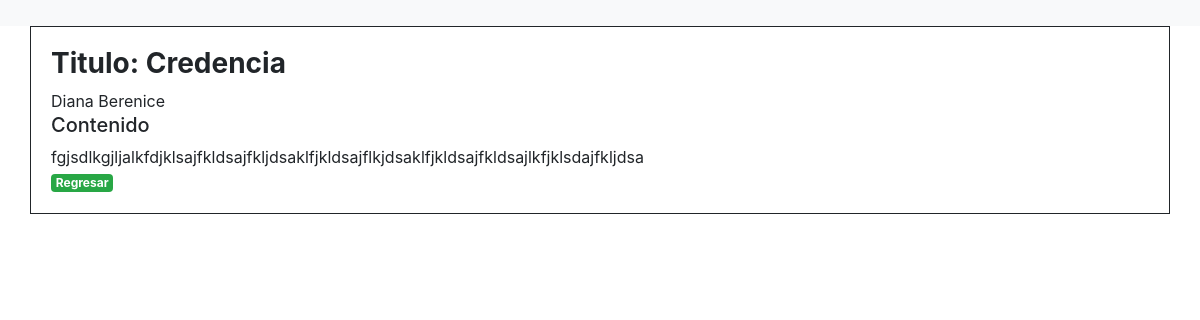
The app's page /critca/2 with its own data.
### critica/models.py (models this page shows, shortened)
class Critica(models.Model):
	user=models.CharField(max_length=100)
	titulo=models.CharField(max_length=100)
	categoria=models.ForeignKey(Categoria, null=True, blank=True, on_delete=models.CASCADE)
	timestap=models.DateTimeField(auto_now_add=True)
	contenido=models.TextField(blank=True)
	calificacion=models.IntegerField(null=True, blank=True)

### critica/views.py (the view)
# urls.py: path('critca/<int:pk>',views.DetailCritica.as_view(), name='detail_view'),
class DetailCritica(generic.DetailView):
	template_name="critica/detail_critica.html"
	model=Critica

### templates/critica/detail_critica.html (shortened to what this page needs)
{% extends "base.html" %}
{% block content %}
<div class="container" id="critica" style=" border:1px solid; padding: 20px;">
	<div class="media">
  	<div class="media-body">
    <h3 class="mt-0"><strong>Titulo: {{object.titulo}}</strong> </h3>
    {{object.user}}
    <br>
    <h5>Contenido</h5>
    {{object.contenido}}
  	</div>
	</div>
	<a href="{% url 'critica:categorias_view' %}" class="badge badge-success"> Regresar</a>
</div>
{% endblock %}

### records on screen
Critica: titulo "Credencia", user "Diana Berenice", contenido "fgjsdlkgjljalkfdjklsajfkldsajfkljdsaklfjkldsajflkjdsaklfjkldsajfkldsajlkfjklsdajfkljdsa"
